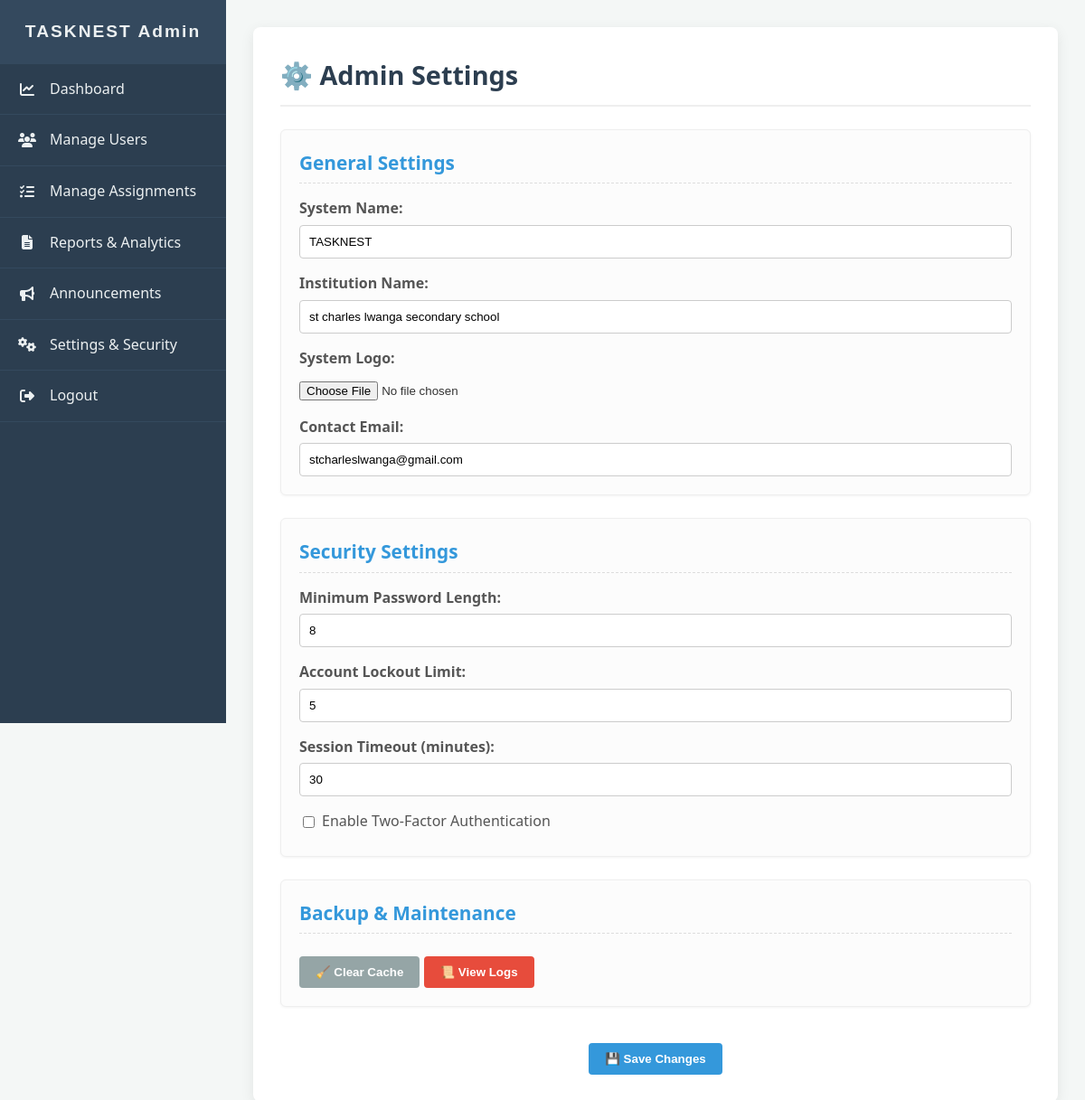
The app's page /admin/settings.php (signed in) with its own data.
### tables this page shows
CREATE TABLE `settings` (
  `id` int(11) NOT NULL,
  `system_name` varchar(255) DEFAULT NULL,
  `institution_name` varchar(255) DEFAULT NULL,
  `system_logo` varchar(255) DEFAULT NULL,
  `contact_email` varchar(255) DEFAULT NULL,
  `min_password_length` int(11) DEFAULT NULL,
  `account_lockout_limit` int(11) DEFAULT NULL,
  `session_timeout` int(11) DEFAULT NULL,
  `two_factor_auth` tinyint(1) DEFAULT NULL,
  `maintenance_mode` tinyint(1) DEFAULT NULL
);

### admin/settings.php (the view, shortened to what this page needs)
<?php
require_once __DIR__ . '/../src/db.php';
$stmt = $pdo->query("SELECT * FROM settings LIMIT 1");
$settings = $stmt->fetch(PDO::FETCH_ASSOC);
?>
<!DOCTYPE html>
<html lang="en">
<head>
    <link rel="stylesheet" href="https://cdnjs.cloudflare.com/ajax/libs/font-awesome/6.5.0/css/all.min.css">
</head>
<body>
    <div class="wrapper">
        <div class="sidebar">
            <h2>TASKNEST Admin</h2>
            <ul>
                <li><a href="admin_dashboard.php"><i class="fa fa-chart-line"></i><span> Dashboard</span></a></li>
                <li><a href="users.php"><i class="fa fa-users"></i><span> Manage Users</span></a></li>
                <li><a href="assignment.php"><i class="fa fa-tasks"></i><span> Manage Assignments</span></a></li>
                <li><a href="reports.php"><i class="fa fa-file-alt"></i><span> Reports & Analytics</span></a></li>
                <li><a href="../announcements.php"><i class="fa fa-bullhorn"></i><span> Announcements</span></a></li>
                <li><a href="settings.php"><i class="fa fa-cogs"></i><span> Settings & Security</span></a></li>
                <li><a href="../logout.php"><i class="fa fa-sign-out-alt"></i><span> Logout</span></a></li>
            </ul>
        </div>
        <div class="main">
            <div class="container">
                <h1>⚙️ Admin Settings</h1>
                <form method="POST" enctype="multipart/form-data">
                    <div class="section">
                        <h2>General Settings</h2>
                        <label>System Name:</label>
                        <input type="text" name="system_name" value="<?= htmlspecialchars($settings['system_name']) ?>" required>
                        <label>Institution Name:</label>
                        <input type="text" name="institution_name" value="<?= htmlspecialchars($settings['institution_name']) ?>" required>
                        <label>System Logo:</label>
                        <input type="file" name="system_logo">
                        <label>Contact Email:</label>
                        <input type="email" name="contact_email" value="<?= htmlspecialchars($settings['contact_email']) ?>" required>
                    </div>
                    <div class="section">
                        <h2>Security Settings</h2>
                        <label>Minimum Password Length:</label>
                        <input type="number" name="min_password_length" min="6" value="<?= htmlspecialchars($settings['min_password_length']) ?>">
                        <label>Account Lockout Limit:</label>
                        <input type="number" name="account_lockout_limit" min="1" value="<?= htmlspecialchars($settings['account_lockout_limit']) ?>">
                        <label>Session Timeout (minutes):</label>
                        <input type="number" name="session_timeout" min="5" value="<?= htmlspecialchars($settings['session_timeout']) ?>">
                        <label><input type="checkbox" name="two_factor_auth" <?= $settings['two_factor_auth'] ? 'checked' : '' ?>> Enable Two-Factor Authentication</label>
                    </div>
                    <div class="section">
                        <h2>Backup & Maintenance</h2>
                        <button name="clear_cache" class="btn-secondary">🧹 Clear Cache</button>
                        <button name="view_logs" class="btn-danger">📜 View Logs</button>
                    </div>
                    <div style="text-align:center; margin-top:30px;">
                        <button type="submit" name="save_settings" class="btn-primary">💾 Save Changes</button>
                    </div>
                </form>
            </div>
        </div>
    </div>
</body>
</html>

### admin/settings.php (style rules this page uses)
body { font-family: 'Segoe UI', Tahoma, Geneva, Verdana, sans-serif; margin: 0; background-color: #f4f7f6; color: #333; line-height: 1.6; }
.wrapper { display: flex; min-height: 100vh; }
.sidebar { position: fixed; left: 0; top: 0; width: 250px; height: 100vh; background: #2c3e50; color: #ecf0f1; display: flex; flex-direction: column; overflow-y: auto; flex-shrink: 0; transition: width 0.3s; }
.sidebar h2 { font-family: 'Arial Black', Gadget, sans-serif; padding: 20px; margin: 0; text-align: center; background: #34495e; letter-spacing: 2px; font-size: 1.2rem; }
.sidebar ul { list-style: none; padding: 0; margin: 0; }
.sidebar ul li { border-bottom: 1px solid #34495e; }
.sidebar ul li a { display: flex; align-items: center; padding: 15px 20px; color: #ecf0f1; text-decoration: none; transition: background 0.3s, padding-left 0.3s; }
.sidebar ul li a i { margin-right: 15px; width: 20px; text-align: center; }
.main { margin-left: 250px; flex-grow: 1; padding: 30px; transition: margin-left 0.3s; }
.container { max-width: 900px; margin: auto; background: #fff; padding: 30px; border-radius: 8px; box-shadow: 0 4px 15px rgba(0, 0, 0, 0.08); }
h1 { color: #2c3e50; margin-top: 0; border-bottom: 2px solid #eee; padding-bottom: 10px; margin-bottom: 25px; font-size: 1.8rem; }
.section { background: #fcfcfc; border: 1px solid #eee; border-radius: 6px; padding: 20px; margin-bottom: 25px; box-shadow: 0 1px 3px rgba(0, 0, 0, 0.05); }
.section h2 { color: #3498db; margin-top: 0; padding-bottom: 5px; border-bottom: 1px dashed #ddd; margin-bottom: 15px; font-size: 1.3rem; }
label { display: block; margin-top: 15px; margin-bottom: 5px; font-weight: 600; color: #555; }
input[type=text], input[type=email], input[type=number], select { width: 100%; padding: 10px; border-radius: 4px; border: 1px solid #ccc; box-sizing: border-box; transition: border-color 0.3s; }
input[type=file] { margin-top: 8px; }
label input[type=checkbox] { width: auto; margin-right: 8px; }
label:has(input[type=checkbox]) { display: flex; align-items: center; font-weight: normal; }
.btn-primary, .btn-secondary, .btn-danger { display: inline-block; margin-top: 10px; padding: 10px 18px; border: none; border-radius: 4px; color: #fff; font-weight: 600; cursor: pointer; transition: background-color 0.3s; }
.btn-primary { background: #3498db; }
.btn-secondary { background: #95a5a6; }
.btn-danger { background: #e74c3c; }

### records on screen
settings: system_name "TASKNEST", institution_name "st charles lwanga secondary school", contact_email "stcharleslwanga@gmail.com", min_password_length "8", account_lockout_limit "5", session_timeout "30"
